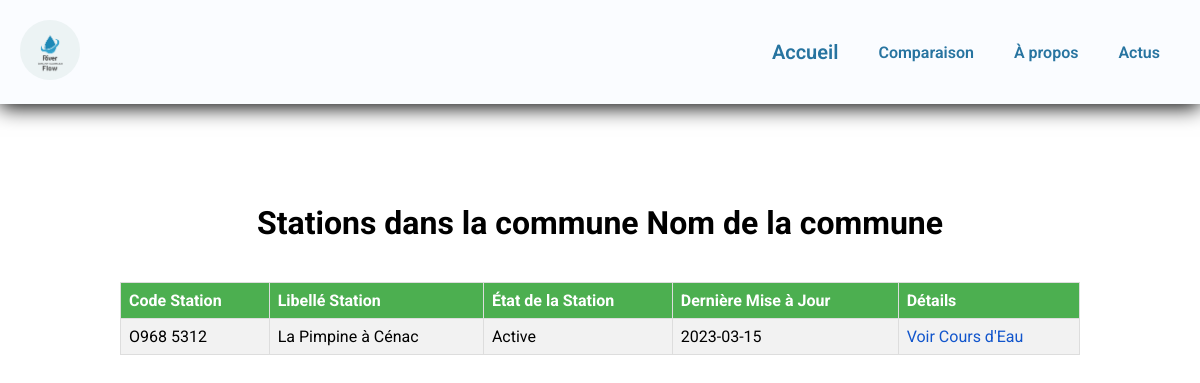
The page /commune/33118/stations on the database its author committed.
### tables this page shows
CREATE TABLE stations (
    code_station TEXT PRIMARY KEY,
    libelle_station TEXT UNIQUE,
    uri_station TEXT,
    code_commune TEXT,
    code_cours_eau TEXT,
    libelle_cours_eau TEXT,
    uri_cours_eau TEXT,
    etat_station TEXT,
    date_maj_station TEXT,
    FOREIGN KEY (code_commune) REFERENCES communes(code_commune)
);

### controller.py (the view)
@app.route('/commune/<code_commune>/stations')
def stations_par_commune(code_commune):
    db = get_db()
    try:
        cur = db.execute('''
            SELECT code_station, libelle_station, etat_station, date_maj_station, uri_cours_eau
            FROM stations
            WHERE code_commune = ?
        ''', (code_commune,))
        stations = cur.fetchall()
    except sqlite3.Error as e:
        db.close()
        abort(500, description=f"Database error: {e}")
    db.close()
    if not stations:
        abort(404, description="No stations found for this commune")
    return render_template('stations.html', stations=stations, libelle_commune='Nom de la commune')

### controller.py (called while the page is built)
def get_db():
    db_path = os.path.join(os.path.dirname(os.path.abspath(__file__)), 'ecoulement.db')
    conn = sqlite3.connect(db_path)
    conn.row_factory = sqlite3.Row
    return conn

### templates/stations.html
{% extends 'base.html' %}
{% block head %}
<link rel="stylesheet" href="{{ url_for('static', filename='stations.css')}}">
{% endblock %}
{% block body %}
<section id="header">
    <a href="#"><img src="/static/img/logo.png"></a>
    <div>
        <ul id="navbar">
            <li><a href="#" class="acceuil">Accueil</a></li>
            <li><a href="#">Comparaison</a></li>
            <li><a href="#">À propos</a></li>
            <li><a href="#">Actus</a></li>
        </ul>
    </div>
</section>
<section id="display_stations">
    <h1>Stations dans la commune {{ libelle_commune }}</h1>
    <table border="1">
        <tr>
            <th>Code Station</th>
            <th>Libellé Station</th>
            <th>État de la Station</th>
            <th>Dernière Mise à Jour</th>
            <th>Détails</th>
        </tr>
        {% for station in stations %}
        <tr>
            <td>{{ station.code_station }}</td>
            <td>{{ station.libelle_station }}</td>
            <td>{{ station.etat_station }}</td>
            <td>{{ station.date_maj_station }}</td>
            <td><a href="{{ station.uri_cours_eau }}" target="_blank">Voir Cours d'Eau</a></td>
        </tr>
        {% endfor %}
    </table>
</section>
{% endblock %}

### static/stations.css (style rules this page uses)
* { padding: 0; margin: 0; text-decoration: none; list-style: none; box-sizing: none; }
body { font-family: 'Roboto', sans-serif; height: 160vh; }
#header { display: flex; align-items: center; justify-content: space-between; background-color: rgb(250, 252, 255); padding: 20px; box-shadow: 0 3px 20px ; box-shadow: rgba(0, 0, 0, 0.3); z-index: 999; position: sticky; top: 0; left: 0; }
#navbar { display: flex; align-items: center; justify-content: space-between; }
#navbar li { padding: 0 20px; font-size: 16px; transition: 0.3s; }
#navbar li a { color: #2774a0; font-size: 16px; font-weight: 600; }
#header img { width: 60px; border-radius: 50px; }
#header .acceuil { font-size: 20px; }
#display_stations { text-align: center; width: 100%; }
h1 { margin-top: 100px; margin-bottom: 40px; font-size: 2rem; }
table { margin: 0 auto; width: 80%; border-collapse: collapse; }
th, td { border: 1px solid #ddd; padding: 8px; text-align: left; }
th { background-color: #4CAF50; color: white; }
tr:nth-child(even) { background-color: #f2f2f2; }
a { color: #1155CC; text-decoration: none; }

### rows shown on the page
stations: code_station "O968 5312", libelle_station "La Pimpine à Cénac", etat_station "Active", date_maj_station "2023-03-15"

### other values the page prints
{{ libelle_commune }} "Nom de la commune"
